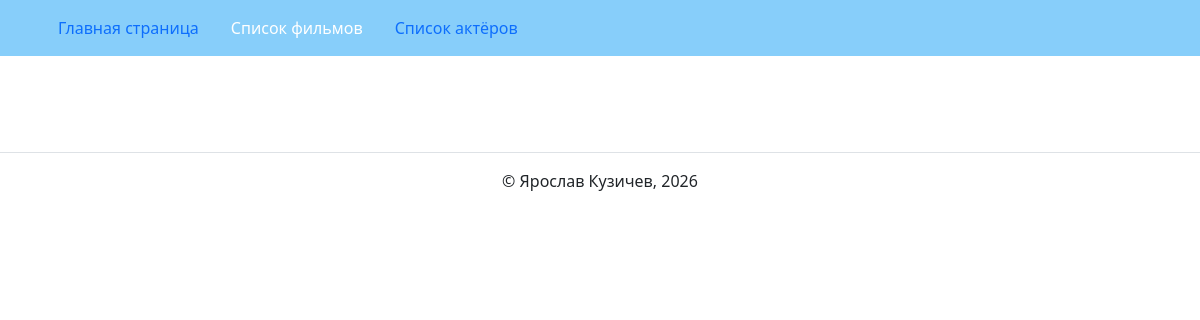
The page /movies/ on the database as committed earlier.
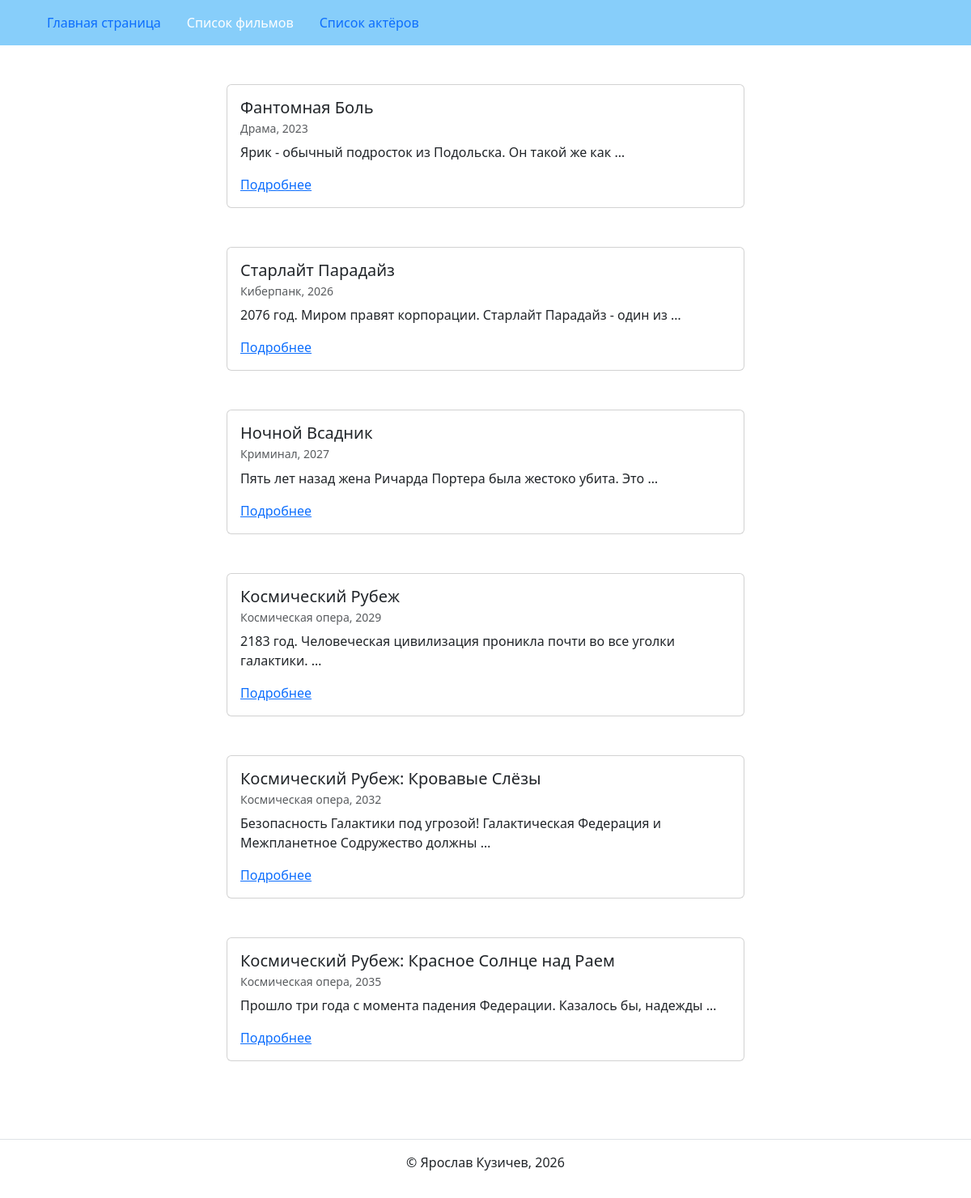
The same page on the database as committed later.
### movie_list/models.py (models this page shows, shortened)
class Movie(models.Model):
    title = models.CharField(max_length=256, verbose_name='Название')
    description = models.TextField(verbose_name='Описание')
    genre = models.CharField(max_length=256, verbose_name='Жанр')
    year = models.IntegerField(verbose_name='Год')
    class Meta:
        verbose_name = 'фильм'
        verbose_name_plural = 'Фильмы'

### movie_list/views.py (the view)
# urls.py: path('movies/', include('movie_list.urls', namespace='movie_list')),
def movie_list(request):
    template = 'movie_list/movie_list.html'
    movies = Movie.objects.order_by('year')
    context = {'movies': movies}
    return render(request, template, context)

### templates/movie_list/movie_list.html (shortened to what this page needs)
{% extends "base.html" %}
{% block content %}
  {% for movie in movies %}
    {% include 'includes/movie_card.html' %}
  {% endfor %}
{% endblock %}

### templates/includes/movie_card.html
<article class="mb-5">
  <div class="col d-flex justify-content-center">
    <div class="card" style="width: 40rem;">
      <div class="card-body">
        <h5 class="card-title">{{ movie.title }}</h5>
        <h6 class="card-subtitle mb-2 text-muted">
          <small>
            {{ movie.genre}}, {{ movie.year }}
          </small>
        </h6>
        <p class="card-text">{{ movie.description|truncatewords:10 }}</p>
        <a href="{% url 'movie_list:movie_detail' movie.id %}" class="card-link">Подробнее</a>
      </div>
    </div>
  </div>
</article>

Rows that differ between the two databases and show on the page:
added Movie: title "Фантомная Боль", genre "Драма", year "2023", description "Ярик - обычный подросток из Подольска. Он такой же как …"
added Movie: title "Старлайт Парадайз", genre "Киберпанк", year "2026", description "2076 год. Миром правят корпорации. Старлайт Парадайз - один из …"
added Movie: title "Ночной Всадник", genre "Криминал", year "2027", description "Пять лет назад жена Ричарда Портера была жестоко убита. Это …"
added Movie: title "Космический Рубеж", genre "Космическая опера", year "2029", description "2183 год. Человеческая цивилизация проникла почти во все уголки галактики. …"
added Movie: title "Космический Рубеж: Кровавые Слёзы", genre "Космическая опера", year "2032", description "Безопасность Галактики под угрозой! Галактическая Федерация и Межпланетное Содружество должны …"
added Movie: title "Космический Рубеж: Красное Солнце над Раем", genre "Космическая опера", year "2035", description "Прошло три года с момента падения Федерации. Казалось бы, надежды …"
